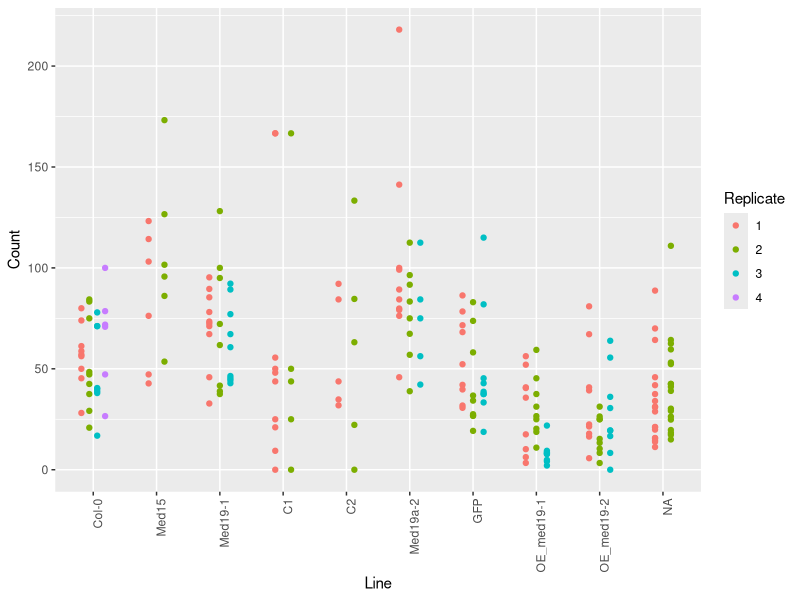
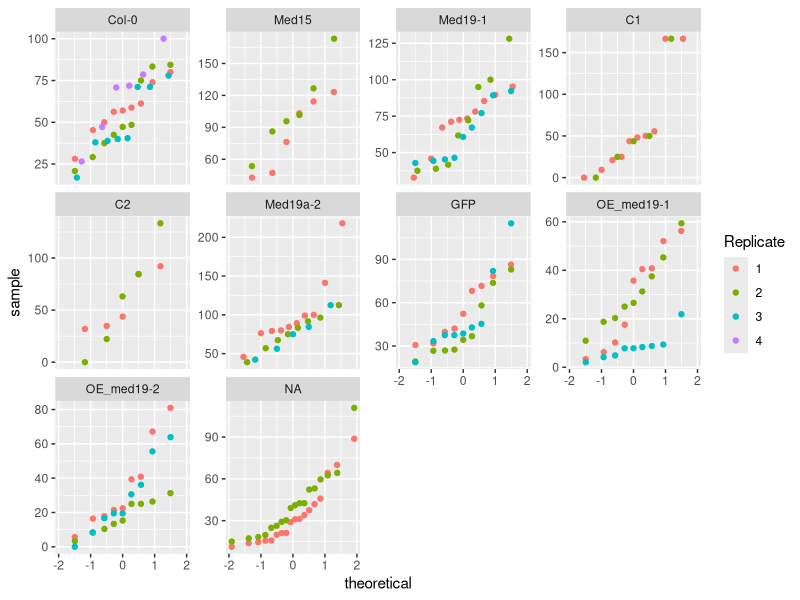
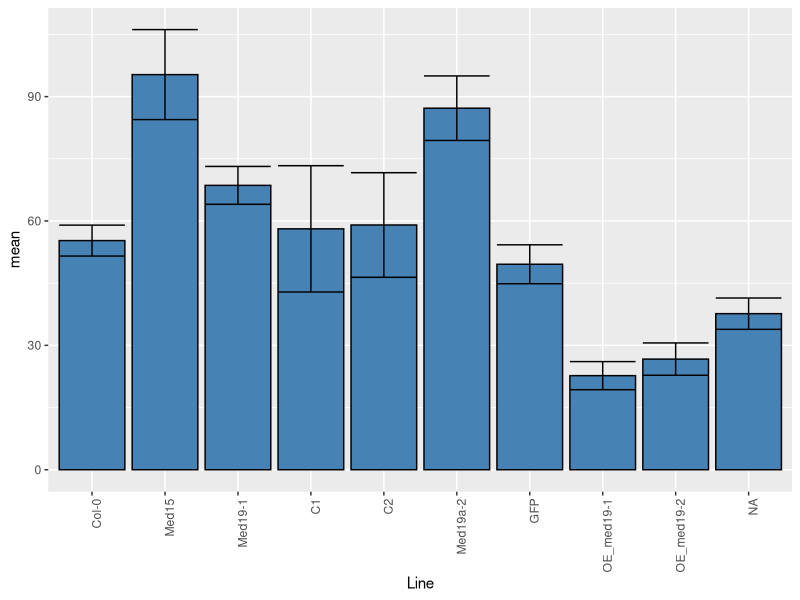
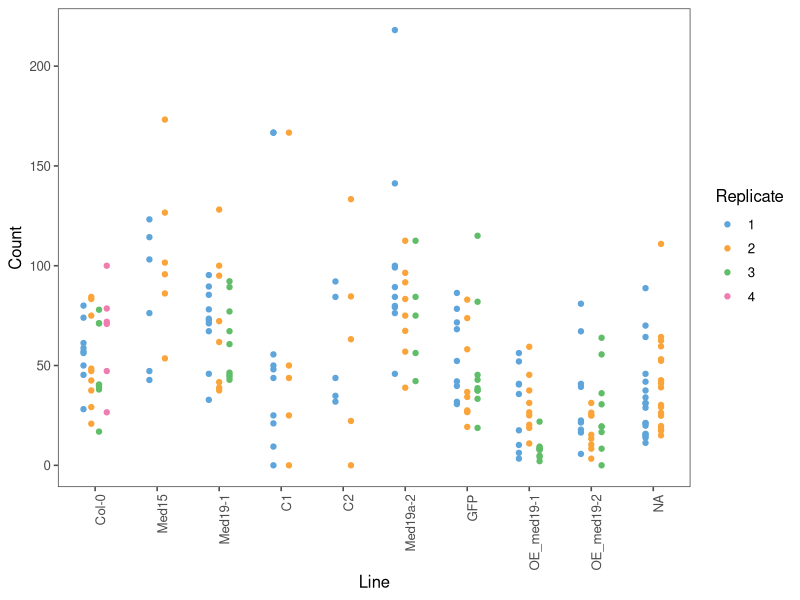

R code for these plots, in order:
## ---- chunk 1
library(ggplot2)
data <- read.csv('data/reshaped_data.csv', header=TRUE)
data$Replicate <- as.factor(data$Replicate)
data$Line <- factor(data$Line, c("Col-0","Med15", "Med19-1","C1","C2","Med19a-2","GFP", "OE_med19-1","OE_med19-2","med25","Med21"))
basic <- ggplot(data, aes(Line,Count))
scatter <- basic + geom_jitter(aes(colour=Replicate),position = position_dodge(width=0.5)) + theme(axis.text.x = element_text(angle = 90, hjust = 1))
scatter
## ---- chunk 2
#qnorm is default distribution - we are testing for a normal distribution
ggplot(data, aes(sample=Count)) + geom_jitter(stat="qq", aes(colour=Replicate) ) + facet_wrap( ~ Line, scales = "free_y")
## ---- chunk 3
library(plyr)
summary <- ddply(data,"Line",summarise, mean=mean(Count),median=median(Count),diff=abs(mean(Count) - median(Count)), std_dev=sd(Count), std_err=sd(Count)/sqrt(length(Count)))
summary
## ---- chunk 4
ggplot(summary, aes(x=Line, y=mean)) + geom_bar(position=position_dodge(), stat="identity", fill="steelblue",colour="black") + geom_errorbar(aes(ymin=mean-std_err, ymax=mean+std_err)) + theme(axis.text.x = element_text(angle = 90, hjust = 1)) 
## ---- chunk 5
library(reshape)
bioreps <- cast(data, Line~Replicate, mean)
bioreps <- melt(bioreps)
bioreps
## ---- chunk 6
### ANOVA and Tukey's HSD on all pairwise - though really only interested in VS Col-0 the control
fit <- aov(lm(value ~ Line,data=bioreps))
TukeyHSD(fit)               
## ---- chunk 7
under_150 <- data[data$value < 150, ]
bioreps_under150 <- cast(data, Line~Replicate, mean)
bioreps_under150 <- melt(bioreps_under150)
fit <- aov(lm(value ~ Line,data=bioreps_under150))
TukeyHSD(fit)
## ---- chunk 8
of_interest <- bioreps_under150[bioreps_under150$Line %in% c("Col-0", "Med19-1", "Med19a-2", "OE_med19-1", "OE_med19-2"), ]
fit <- aov(lm(value ~ Line,data=of_interest))
TukeyHSD(fit)
## ---- chunk 9
### Now produce a pretty version of the scatter plot and save to file
library(ggthemes)
pretty <- scatter + theme_few() + scale_colour_few() +  theme(axis.text.x = element_text(angle = 90, hjust = 1))
ggsave('figure.png', pretty)
